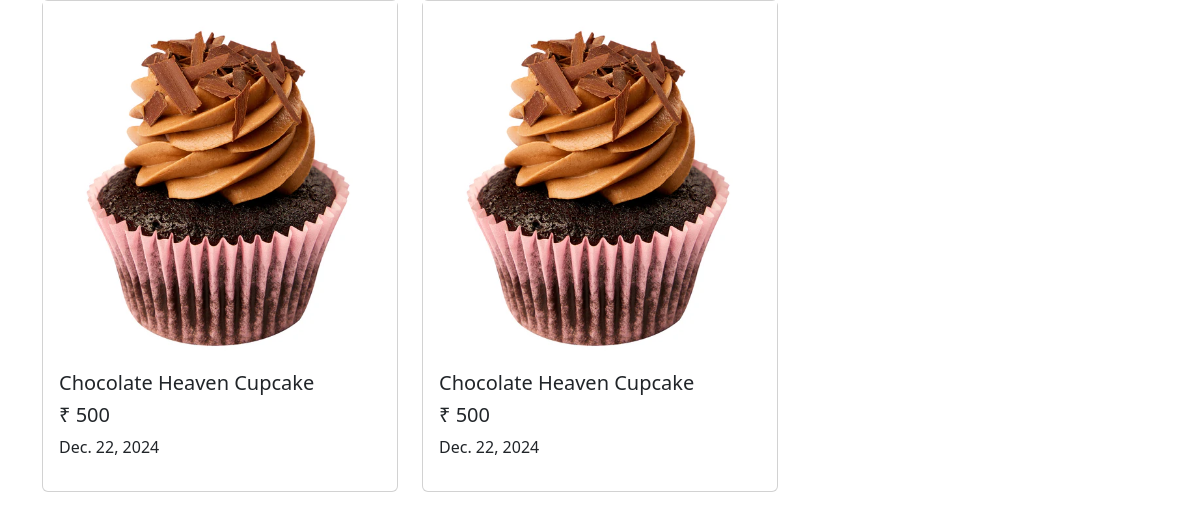
The page /bookings on the database as committed earlier.
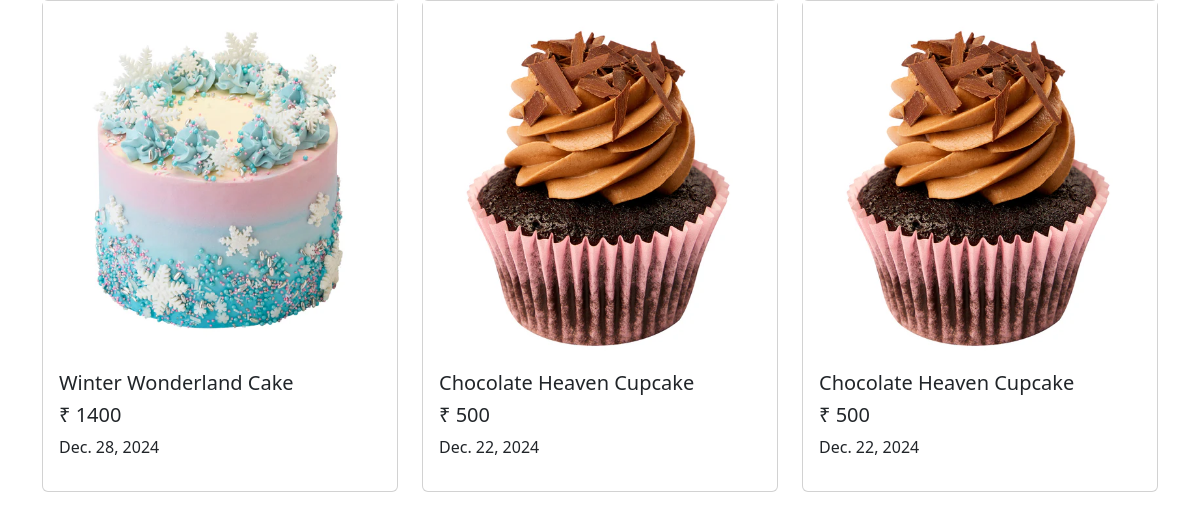
The same page on the database as committed later.
### app/models.py (models this page shows, shortened)
class Buy(models.Model):
    user=models.ForeignKey(User,on_delete=models.CASCADE)
    cake=models.ForeignKey(Cake,on_delete=models.CASCADE)
    price=models.IntegerField()
    date=models.DateField(auto_now_add=True)
    address = models.ForeignKey(Address, on_delete=models.CASCADE)

class Cake(models.Model):
    name=models.CharField(max_length=100)
    price=models.IntegerField()
    img=models.FileField()
    quantity=models.TextField()
    colour=models.TextField()
    category=models.ForeignKey(Category,on_delete=models.CASCADE)
    description=models.TextField()

### app/views.py (the view)
# urls.py: path('bookings',views.bookings),
def bookings(req):
    bookings=Buy.objects.all()[::-1][:10]
    return render(req,'shop/bookings.html',{'data':bookings})

### templates/shop/bookings.html (shortened to what this page needs)
<!DOCTYPE html>
<html lang="en">
<head>
    <link href="https://cdn.jsdelivr.net/npm/bootstrap@5.3.3/dist/css/bootstrap.min.css" rel="stylesheet">
</head>
<body>
    <div class="container">
        <div class="row">
            {% for i in data %}
            <div class="col-lg-4">
                <div class="card">
                    <img src="{{i.cake.img.url}}" alt="" >
                    <div class="card-body">
                        <h5> {{i.cake.name}}</h5>
                        <h5>₹ {{i.price}}</h5>
                        <p>{{i.date}}</p>
                    </div>
                  </div>
            </div>
            {% endfor %}
        </div>
     </div>
</body>
</html>

Rows that differ between the two databases and show on the page:
added Buy: cake.img (picture), cake.name "Winter Wonderland Cake", price "1400", date "Dec. 28, 2024"
